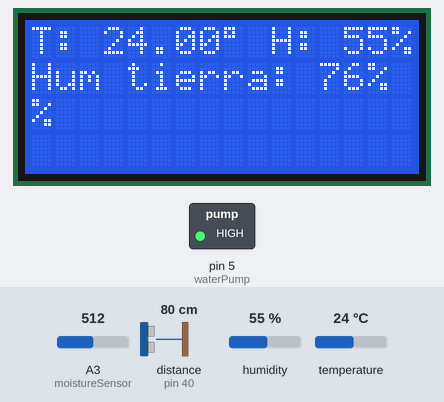
Simulated run of this sketch. Board: Arduino Mega 2560, built with avr-gcc and run on an emulated ATmega2560. On the bench: 16×4 character LCD, switched loads named in the sketch (green lamp = pin HIGH). Wiring (inferred from the names in the program): ultrasonic range finder: trigger pin 42; echo pin 40. The test bench sets the inputs (shaded band); at power-on: humidity 55 %, A3 (moistureSensor) = 512, temperature 24 °C, distance to the obstacle (sensor on pin 40) 80 cm. The echo pulse lasts 58.3 µs per cm; pins used as bus, display or sensor lines are not drawn; what the sketch prints to the serial monitor is not drawn.

Above: at 5.3 s.
5.4 s: humidity set to 22 %
At 7.0 s:
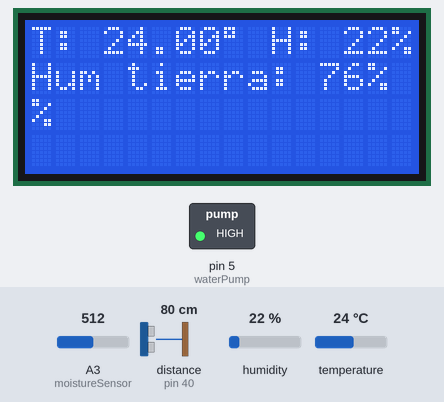
7.6 s: A3 (moistureSensor) set to 716
9.6 s: temperature set to 12 °C
At 12.7 s:
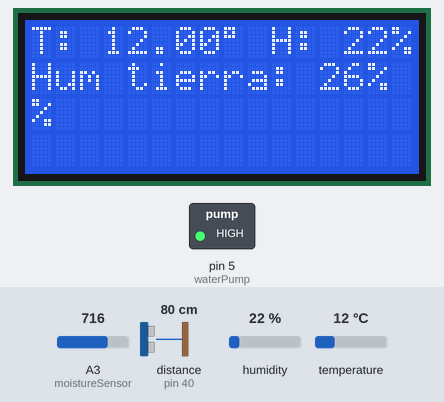
13.6 s: A3 (moistureSensor) set to 992
At 15.3 s:
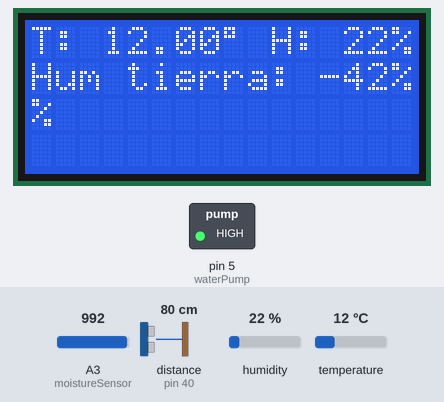
15.6 s: temperature set to 19 °C
19.6 s: A3 (moistureSensor) set to 306
At 21.1 s:
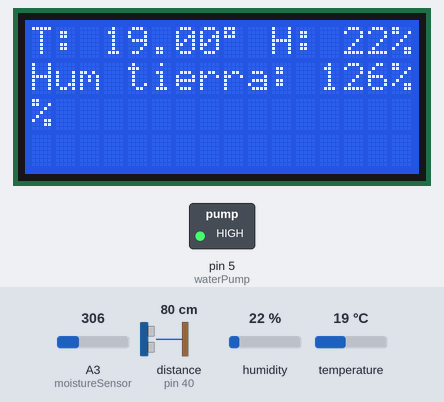
Timing chart, 0 to 22.6 s (numbered marks = the images above; inputs shaded):
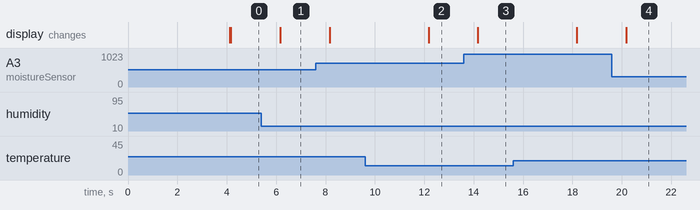

The sketch:

lcd_initial.ino
```cpp
#include <Adafruit_Sensor.h>
#include <DHT.h>
#include <DHT_U.h>
#include <LiquidCrystal_I2C.h>
#include <Wire.h>

LiquidCrystal_I2C lcd(0x27, 16, 4);

const int trigPin = 42;
const int echoPin = 40;
bool lowWaterLevel = false;
unsigned long lowWaterLevelStartTime;

unsigned long duration;
float distance;

#define moistureSensor 3
#define wet 413
#define dry 819
#define EMPTY_WATER_LEVEL 32.63
#define MIN_WATER_LEVEL 29

int waterPump = 5;
int ambientSensor = 1;
float temperature;
int humidity;
DHT dht (ambientSensor, DHT22);

#define MOISTURE_INTERVAL 1000  // Intervalo para las lecturas del sensor de humedad del suelo (en milisegundos)
#define AFTER_WATERING_INTERVAL 30000 // Intervalo después de que dejo de regar
unsigned long previousMoistureMillis = 0;
int soilHumidity;
int minSoilHumidity = 60;
int maxSoilHumidity = 70;
int previousSoilHumidity;

const long wateringInterval = 8000;
unsigned long previousMillisLCD = 0;
unsigned long previousMillisPump = 0;
unsigned long previousMillisAfterWatering = 0;
const long intervalLCD = 1000;
bool isPumpOn = false;  // Variable global para rastrear si la bomba está encendida
bool wasPumpOn = false;  // Variable global para rastrear el estado anterior de la bomba

String message;

void setup() {
  pinMode(trigPin, OUTPUT);
  pinMode(echoPin, INPUT);

  pinMode(waterPump, OUTPUT);
  digitalWrite(waterPump, HIGH); //Start the waterpump off
  Serial.begin(9600);
  dht.begin();

  lcd.init();
  lcd.backlight();

  lcd.setCursor(0, 0);  // Establecer la posición del cursor en la primera línea
  lcd.print("Iniciando...");  // Mostrar el mensaje "Iniciando..." en la pantalla LCD
  delay(4000);

  // Realiza una lectura inicial de los sensores
  temperature = dht.readTemperature();
  humidity = dht.readHumidity();
  int value = analogRead(moistureSensor);
  soilHumidity = map(value, wet, dry, 100, 0);  // Actualiza la humedad del suelo

  // Actualiza el LCD con los valores iniciales
  lcd.clear();
  lcd.setCursor(0, 0);
  lcd.print("T: ");
  lcd.print(temperature);
  lcd.print((char)223);
  lcd.print(" H: ");
  lcd.print(humidity);
  lcd.print(" %");

  lcd.setCursor(0, 1);
  lcd.print("Hum tierra: ");
  lcd.print(soilHumidity);
  lcd.print(" %");
}

void loop() {


  unsigned long currentMillis = millis();
  if (currentMillis - previousMoistureMillis >= MOISTURE_INTERVAL) {
    previousMoistureMillis = currentMillis;  // Actualiza el momento de la última lectura
    int value = analogRead(moistureSensor);
    soilHumidity = map(value, wet, dry, 100, 0);  // Actualiza la humedad del suelo
    temperature = dht.readTemperature();
    humidity = dht.readHumidity();


    digitalWrite(trigPin, LOW);
    delayMicroseconds(2);

    digitalWrite(trigPin, HIGH);
    delayMicroseconds(10);

    digitalWrite(trigPin, LOW);

    duration = pulseIn(echoPin, HIGH);
    distance = duration*0.0343/2;
    // Verificar la distancia medida
      if (distance > MIN_WATER_LEVEL) {
        Serial.println("Low water level");
        lowWaterLevel = true;
        lowWaterLevelStartTime = currentMillis;
      }
    }

  if (currentMillis - previousMillisLCD >= intervalLCD) {
    previousMillisLCD = currentMillis;

    Serial.print("Nivel de agua: ");
    Serial.println(distance);

    Serial.print("Humedad de tierra: ");
    Serial.println(soilHumidity);

    Serial.println(message);
      if (isPumpOn) {
          Serial.println("Regando... ");
          lcd.setCursor(0, 0);
          lcd.print("Regando...      ");
          lcd.print("Hum tierra:     ");
          lcd.setCursor(12, 1);
          lcd.print(soilHumidity);
          lcd.print("% ");
      } else {
          lcd.setCursor(0, 0);
          lcd.print("T: ");
          lcd.print(temperature);
          lcd.print((char)223);
          lcd.print(" H: ");
          lcd.print(humidity);
          lcd.print("%");

          lcd.setCursor(0, 1);
          lcd.print("Hum tierra:    ");
          lcd.setCursor(12, 1);
          lcd.print(soilHumidity);
          lcd.print("% ");
       }
    }


  if (!isPumpOn && (currentMillis - previousMillisAfterWatering >= AFTER_WATERING_INTERVAL)) {
    if (soilHumidity < minSoilHumidity) {
      if (lowWaterLevel) {
        Serial.println("Low water level");
        lcd.setCursor(0, 0);
        lcd.print("Low water level ");
        lcd.setCursor(0, 1);
        lcd.print("                 ");

        // Verificar si ha pasado el tiempo de duración del mensaje
        if (currentMillis - lowWaterLevelStartTime >= 3000) {
          lowWaterLevel = false;
        }
      }
       else {
        isPumpOn = true;
        previousMillisPump = currentMillis;
        digitalWrite(waterPump, LOW);
        message = "Water pump ON";
       }
    }
  }

  if (isPumpOn && (currentMillis - previousMillisPump >= wateringInterval)) {
    isPumpOn = false;
    previousMillisAfterWatering = currentMillis;
    digitalWrite(waterPump, HIGH);
    message = "Water pump OFF";
  }

  if (soilHumidity > maxSoilHumidity) {  // Apagar la bomba si la humedad del suelo sube por encima del 65%
    isPumpOn = false;
    previousMillisAfterWatering = currentMillis;
    digitalWrite(waterPump, HIGH);
    message = "Water pump OFF";
  }
}


void limpiarFilaLCD(int fila) {
  lcd.setCursor(0, fila); // Posiciona el cursor en la primera línea
  lcd.print("                "); // Escribe 16 espacios en blanco (para una pantalla de 16x2)
  lcd.setCursor(0, fila);
}
```

Measured:
- after the input at 5.4 s, the display: changes after 0.78 s (image 1)
- after the input at 9.6 s, the display: changes after 2.6 s (image 2)
- after the input at 13.6 s, the display: changes after 0.57 s (image 3)
- after the input at 19.6 s, the display: changes after 0.57 s (image 4)
